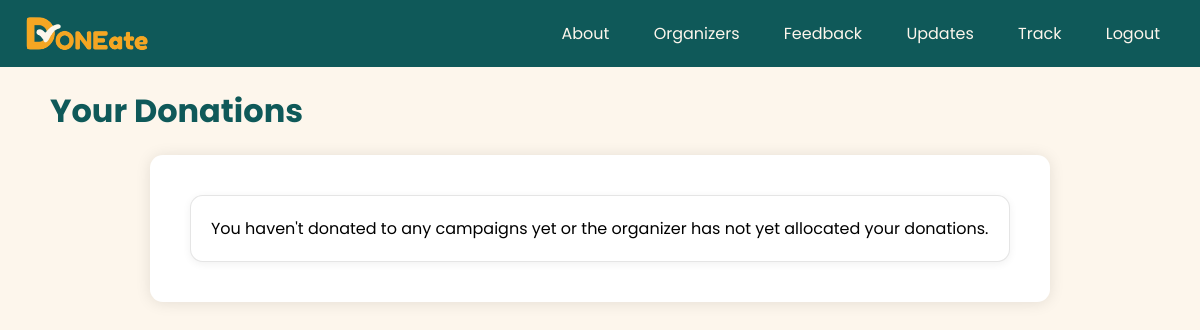
The app's page /donor_track (signed in), older data.
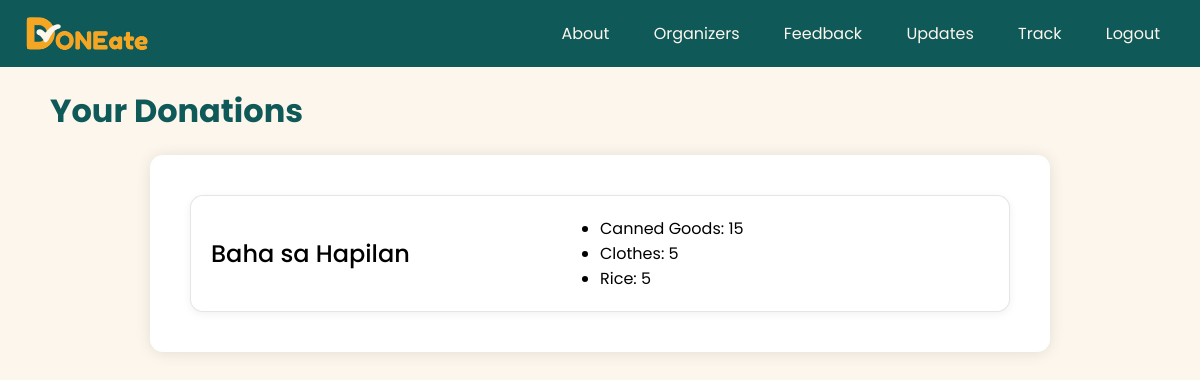
The same page, newer data.
### models.py (models this page shows, shortened)
class Campaigns(db.Model):
    __tablename__ = 'Campaigns'
    CampaignID = Column(Integer, primary_key=True, autoincrement=True)
    OrganizerID = Column(Integer, ForeignKey('Organizers.OrganizerID'))
    Name = Column(String(100))
    Description = Column(Text)
    Status = Column(String(20))
    isUrgent = Column(Integer)
    DatePosted = Column(Date, default=date.today)
    Location = Column(String(31))
    organizer = db.relationship("Organizers", backref="campaigns")

class ItemList(db.Model):
    __tablename__ = 'ItemList'
    ItemID = Column(Integer, primary_key=True, autoincrement=True)
    ItemName = Column(String(100))

### app.py (the view)
@app.route('/donor_track')
def donor_track():
    donor_id = session.get('donor_id')  # make sure this is set on login
    results = (
        db.session.query(
            Campaigns.Name.label('campaign_name'),
            ItemList.ItemName.label('item_name'),
            func.sum(Inventory.QuantityAvailable).label('quantity')
        )
        .join(Donations, Donations.DonationID == Inventory.DonationID)
        .join(Campaigns, Campaigns.CampaignID == Inventory.CampaignID)
        .join(ItemList, ItemList.ItemID == Inventory.ItemID)
        .filter(Donations.DonorID == donor_id)
        .group_by(Campaigns.Name, ItemList.ItemName)
        .all()
    )
    campaigns = defaultdict(list)
    for row in results:
        campaigns[row.campaign_name].append((row.item_name, row.quantity))
    return render_template('donor_track.html', campaigns=campaigns, role = session.get('role'))

### templates/donor_track.html
{% extends "layout.html" %}
{% block body %}
<body>
    {% include "navigation.html" %}
    <h1 id="donor-page-title">Your Donations</h1>
    <div class="donor-center-container">
        {% if campaigns %}
        {% for campaign, items in campaigns.items() %}
        <div class="donor-center-div">
            <h3 class="organizer-name">{{ campaign }}</h3>
            <div class="allocate-summary-list">
                <ul>
                    {% for item_name, qty in items %}
                    <li>{{ item_name }}: {{ qty }}</li>
                    {% endfor %}
                </ul>
            </div>
        </div>
        {% endfor %}
        {% else %}
        <div class="donor-center-div">
            <p>You haven't donated to any campaigns yet or the organizer has not yet allocated your donations.</p>
        </div>
        {% endif %}
    </div>
</body>
{% endblock %}

Row changes from the older to the newer data that the page shows:
now on this page (row edited): Campaigns: Name "Baha sa Hapilan"
now on this page (row unchanged): ItemList: ItemName "Canned Goods", qty "15"
now on this page (row unchanged): ItemList: ItemName "Clothes", qty "5"
now on this page (row unchanged): ItemList: ItemName "Rice", qty "5"
Text that changed along with them:
text no longer shown: "You haven't donated to any campaigns yet or the organizer has not yet allocated your donations."
